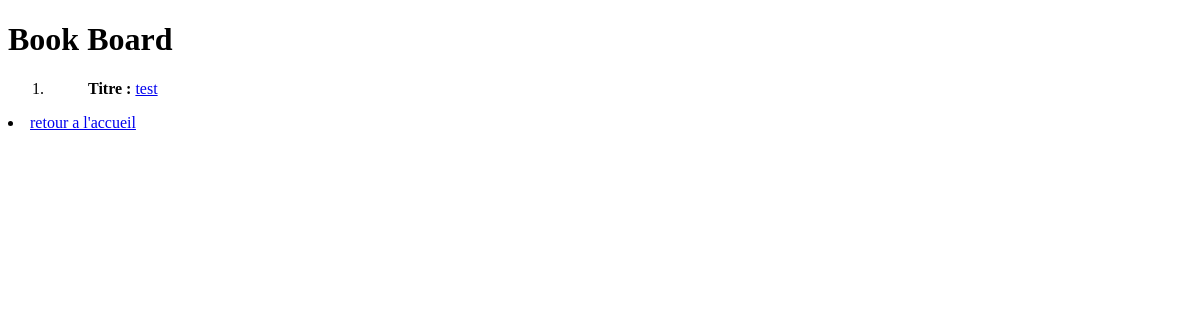
Before: /bookBoard with the older database file.
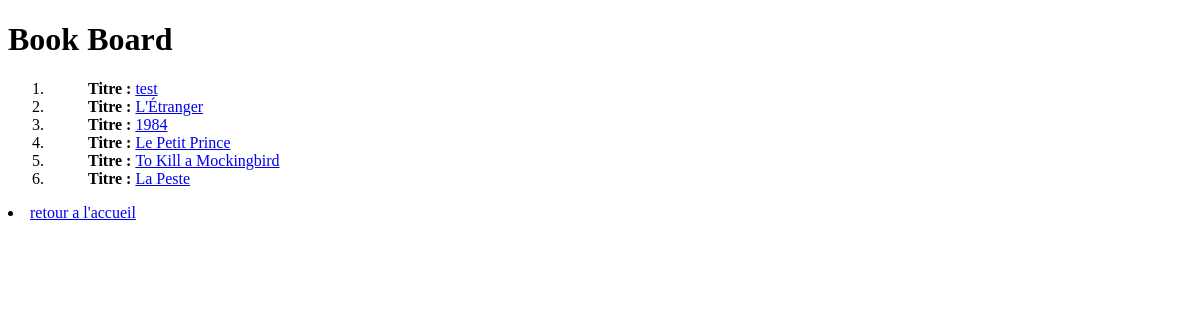
After: the same page with the newer database file.
### bonnes_lectures/models.py (models this page shows)
class Book(models.Model):
  title = models.CharField(max_length=255)
  publisher = models.CharField(max_length=255)
  year = models.IntegerField()
  ISBN=models.IntegerField()
  backCover = models.CharField()
  cover = models.BooleanField()

### bonnes_lectures/views.py (the view)
def bookBoard ( request ) :
    books = Book.objects.all()
    return render(request, "bonnes_lectures/Book_board.html",{"books" : books})

### bonnes_lectures/templates/bonnes_lectures/Book_board.html
<!DOCTYPE html>
<html lang ="fr">
<head><meta charset = "utf-8" ></head>
<body><h1>Book Board</h1>
<ol>{%for book in books %}
<li><ul><b>Titre : </b><a href="{% url 'book' book.id %}">{{book.title}}</a></ul></li>
{%endfor%}</ol>
<li><a href="welcome">retour a l'accueil</a></li>
</body>
</html>

Changed rows visible on the page:
added Book: title "L'Étranger"
added Book: title "1984"
added Book: title "Le Petit Prince"
added Book: title "To Kill a Mockingbird"
added Book: title "La Peste"
